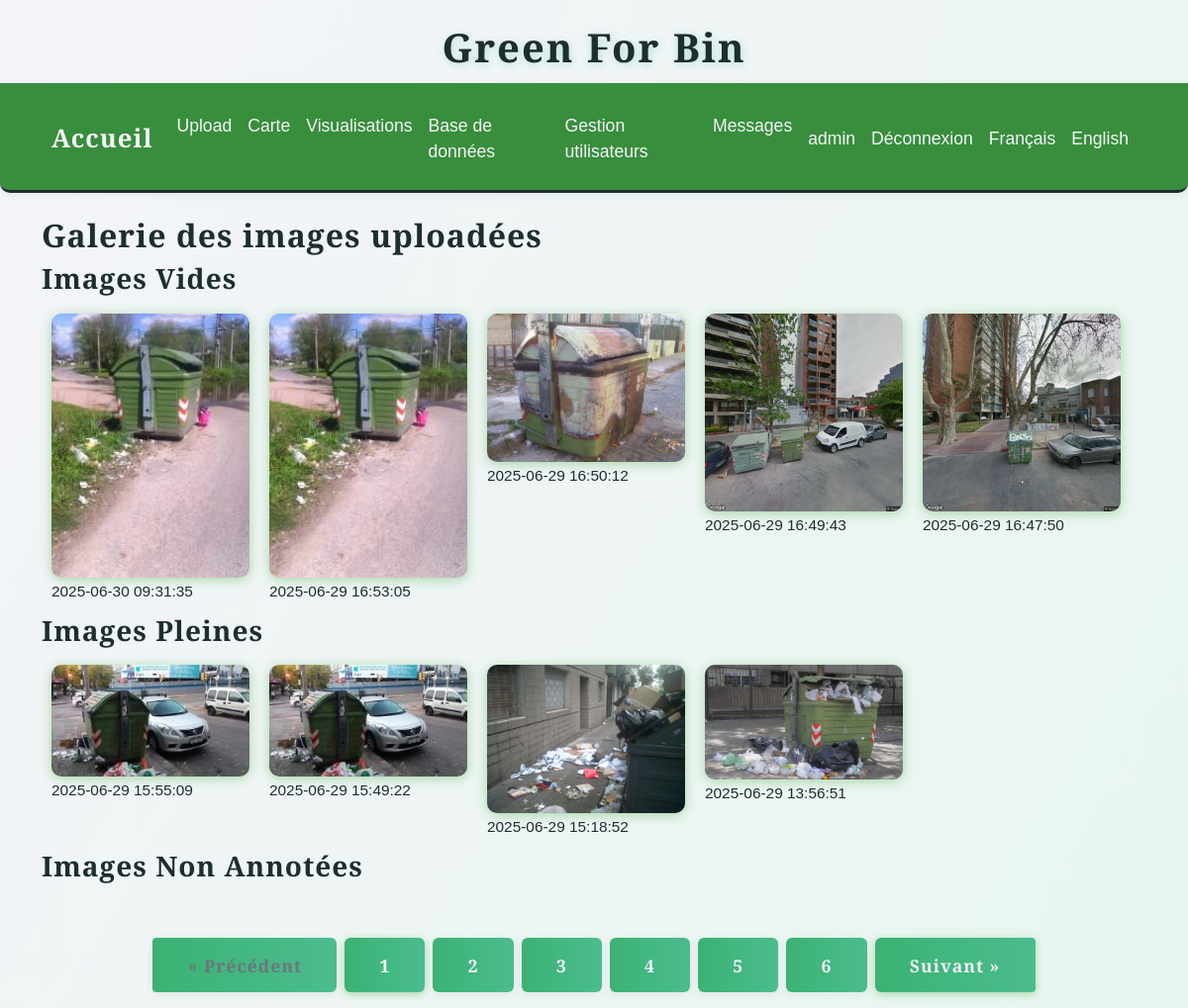
Screenshot of /gallery (signed in) with the database file from the repository.
### tables this page shows
CREATE TABLE images (
                id INTEGER PRIMARY KEY AUTOINCREMENT,
                filename TEXT,
                upload_date TEXT,
                annotation TEXT,
                width INTEGER,
                height INTEGER,
                file_size INTEGER,
                avg_color TEXT,
                hist_rgb TEXT,
                hist_lum TEXT,
                contrast INTEGER,
                contour_count INTEGER,
                localisation TEXT
            );

### app.py (the view)
@app.route('/gallery')
@login_required
def gallery():
    page = int(request.args.get('page', 1))
    per_page = 5
    offset = (page - 1) * per_page
    with sqlite3.connect(DB_PATH) as conn:
        c = conn.cursor()
        c.execute("SELECT COUNT(*) FROM images WHERE annotation LIKE '%vide%'")
        total_vides = c.fetchone()[0]
        c.execute("SELECT filename, upload_date FROM images WHERE annotation LIKE '%vide%' ORDER BY upload_date DESC LIMIT ? OFFSET ?", (per_page, offset))
        vides = c.fetchall()
        c.execute("SELECT COUNT(*) FROM images WHERE annotation LIKE '%pleine%'")
        total_pleines = c.fetchone()[0]
        c.execute("SELECT filename, upload_date FROM images WHERE annotation LIKE '%pleine%' ORDER BY upload_date DESC LIMIT ? OFFSET ?", (per_page, offset))
        pleines = c.fetchall()
        c.execute("SELECT COUNT(*) FROM images WHERE annotation IS NULL OR annotation = ''")
        total_non_label = c.fetchone()[0]
        c.execute("SELECT filename, upload_date FROM images WHERE annotation IS NULL OR annotation = '' ORDER BY upload_date DESC LIMIT ? OFFSET ?", (per_page, offset))
        non_labelisees = c.fetchall()
    total_pages = max(ceil(max(total_vides, total_pleines, total_non_label) / per_page), 1)
    return render_template('gallery.html', vides=vides, pleines=pleines, non_labelisees=non_labelisees, page=page, total_pages=total_pages)

### app.py (called while the page is built)
def get_locale():
    return session.get('lang', request.accept_languages.best_match(['en', 'fr']))

@app.context_processor
def inject_locale():
    return dict(get_locale=get_locale)

def login_required(f):
    @wraps(f)
    def decorated_function(*args, **kwargs):
        if 'user_id' not in session:
            flash('Vous devez être connecté pour accéder à cette page.', 'error')
            return redirect(url_for('login'))
        return f(*args, **kwargs)
    return decorated_function

### templates/gallery.html (shortened to what this page needs)
{% extends "base.html" %}
{% block content %}
    <h2>{{ _('Galerie des images uploadées') }}</h2>
    <h3>{{ _('Images Vides') }}</h3>
    <div style="display: flex; flex-wrap: wrap;">
        {% for image in vides %}
            <div style="margin: 10px;">
                <img src="{{ url_for('static', filename='uploads/' + image[0]) }}" width="200" loading="lazy"><br>
                <small>{{ image[1] }}</small>
            </div>
        {% endfor %}
    </div>
    <h3>{{ _('Images Pleines') }}</h3>
    <div style="display: flex; flex-wrap: wrap;">
        {% for image in pleines %}
            <div style="margin: 10px;">
                <img src="{{ url_for('static', filename='uploads/' + image[0]) }}" width="200" loading="lazy"><br>
                <small>{{ image[1] }}</small>
            </div>
        {% endfor %}
    </div>
    <h3>{{ _('Images Non Annotées') }}</h3>
    {% include "pagination.html" %}
{% endblock %}

### static/css/style.css (style rules this page uses)
:root { --green-dark: #22332a; --green: #3b5249; --green-light: #6e8b7b; --beige: #f6f5ec; --white: #fff; --black: #222; --radius: 2.5rem; --shadow: 0 4px 24px rgba(34,51,42,0.10); --transition: all 0.3s cubic-bezier(.4,0,.2,1); }
body { background: var(--beige); color: var(--green-dark); font-family: 'Playfair Display', 'Quercus Serif', serif; font-size: 1.1rem; margin: 0; padding: 0; min-height: 100vh; }
h1, h2, h3, h4, h5, h6 { font-family: 'Playfair Display', 'Quercus Serif', serif; color: var(--green-dark); font-weight: 700; letter-spacing: 1px; margin-top: 0; }

### static/css/greenforbin.css (style rules this page uses)
body { background: linear-gradient(135deg, #e8f5e9 0%, #c8e6c9 100%); color: #234d20; font-family: 'Segoe UI', 'Roboto', Arial, sans-serif; min-height: 100vh; }
img { border-radius: 10px; box-shadow: 0 2px 12px #a5d6a7; transition: transform 0.2s; }

### templates/base.html (style rules this page uses)
body { background: linear-gradient(120deg, #f4f4f9 0%, #e8f6ef 100%); min-height: 100vh; color: #1e2d2f; font-family: 'Quercus Serif', 'Montserrat', 'Quicksand', Arial, sans-serif !important; }
body, h1, h2, h3, h4, h5, h6, .navbar, .nav-link, .btn, .card, .table, .form-control, .modal-content { font-family: 'Quercus Serif', 'Montserrat', 'Quicksand', Arial, sans-serif !important; color: #1e2d2f; }

### rows the page displays
images: filename (picture), upload_date "2025-06-30 09:31:35"
images: filename (picture), upload_date "2025-06-29 16:53:05"
images: filename (picture), upload_date "2025-06-29 16:50:12"
images: filename (picture), upload_date "2025-06-29 16:49:43"
images: filename (picture), upload_date "2025-06-29 16:47:50"
images: filename (picture), upload_date "2025-06-29 15:55:09"
images: filename (picture), upload_date "2025-06-29 15:49:22"
images: filename (picture), upload_date "2025-06-29 15:18:52"
images: filename (picture), upload_date "2025-06-29 13:56:51"

### other values shown
{{ session.get('username') }} "admin"
{{ p }} "1" "2" "3" "4" "5" "6"
